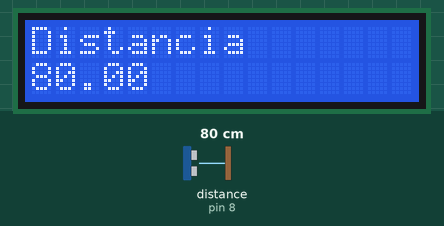
Bench run of a sketch on a simulated Arduino Uno, built with avr-gcc and run on an emulated ATmega328P. On the bench: 16×2 character LCD. Inputs (shaded band) come from the test bench; at power-on: distance to the obstacle (sensor on pin 8) 80 cm.

Above: at 1.2 s.
1.3 s: distance to the obstacle (sensor on pin 8) set to 2 cm
At 3.2 s:
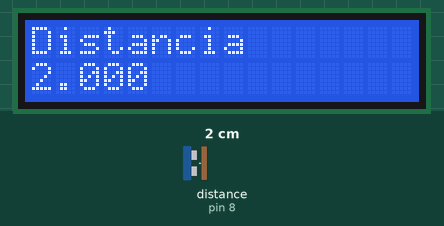
3.5 s: distance to the obstacle (sensor on pin 8) set to 4 cm
At 4.9 s:
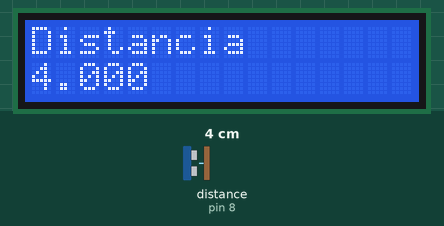
5.5 s: distance to the obstacle (sensor on pin 8) set to 9 cm
At 6.5 s:
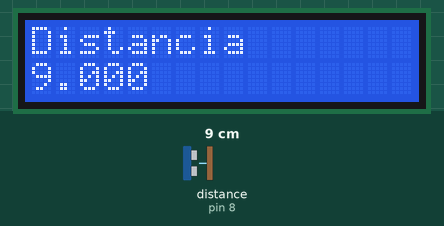
Timing chart, 0 to 8.5 s (numbered marks = the images above; inputs shaded):
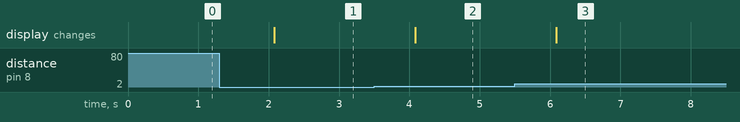

The sketch:

LCDUltrasonico.ino
```cpp
#include <LiquidCrystal.h>
#include <HCSR04.h>

const int rs = 12, en = 11, d4 = 5, d5 = 4, d6 = 3, d7 = 2;
LiquidCrystal lcd(rs, en, d4, d5, d6, d7);
UltraSonicDistanceSensor sensor(9,8);
void setup() {

  lcd.begin(16, 2);
  lcd.print("Distancia");
}
void loop() {
  double distancia=sensor.measureDistanceCm();
  lcd.setCursor(0, 1);
  lcd.print(distancia);
  delay(1000);
}
```

Measured:
- after the input at 1.3 s, the display: changes after 0.78 s (image 1)
- after the input at 3.5 s, the display: changes after 0.58 s (image 2)
- after the input at 5.5 s, the display: changes after 0.59 s (image 3)
